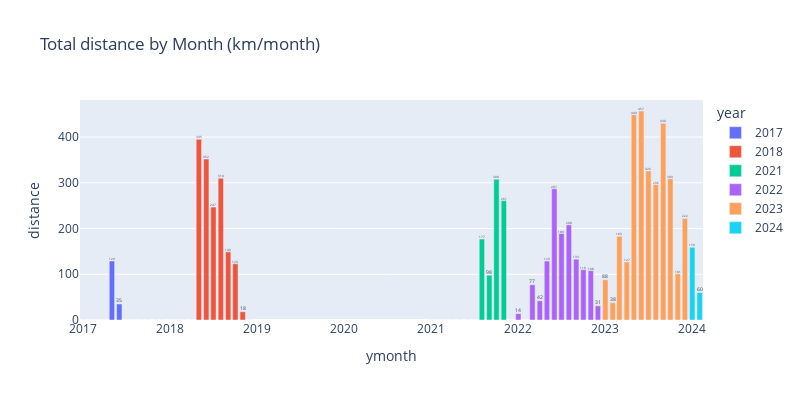

This figure's notebook cell:
### Markdown cell above
#### Total distance by Month (km/month)

Which month is the most active?

### Code cell
# Group by 'ymonth' and 'year', and then sum only the 'distance' column
distance_by_month = filtered_data.groupby(['ymonth', 'year'], as_index=False)['distance'].sum().round(0)
# Plot the bar chart
fig = px.bar(distance_by_month, x='ymonth', y='distance', color='year',
             title="Total distance by Month (km/month)", text_auto=True,
             width=CHART_WIDTH, height=CHART_HEIGHT)
fig.show()

### Figure 1 — Plotly figure (JSON) as saved in the notebook; plotly's stock layout.template omitted (floating-point values rounded to 4 significant figures)
{"data": [{"alignmentgroup": "True", "hovertemplate": "year=2017<br>ymonth=%{x}<br>distance=%{y}<extra></extra>", "legendgroup": "2017", "marker": {"color": "#636efa", "pattern": {"shape": ""}}, "name": "2017", "offsetgroup": "2017", "orientation": "v", "showlegend": true, "textposition": "auto", "texttemplate": "%{y}", "type": "bar", "x": ["2017-01", "2017-02", "2017-03", "2017-04", "2017-05", "2017-06", "2017-07", "2017-08", "2017-09", "2017-10", "2017-11", "2017-12"], "xaxis": "x", "y": [0, 0, 0, 0, 129, 35, 0, 0, 0, 0, 0, 0], "yaxis": "y"}, {"alignmentgroup": "True", "hovertemplate": "year=2018<br>ymonth=%{x}<br>distance=%{y}<extra></extra>", "legendgroup": "2018", "marker": {"color": "#EF553B", "pattern": {"shape": ""}}, "name": "2018", "offsetgroup": "2018", "orientation": "v", "showlegend": true, "textposition": "auto", "texttemplate": "%{y}", "type": "bar", "x": ["2018-01", "2018-02", "2018-03", "2018-04", "2018-05", "2018-06", "2018-07", "2018-08", "2018-09", "2018-10", "2018-11", "2018-12"], "xaxis": "x", "y": [0, 0, 0, 0, 395, 352, 247, 310, 149, 123, 18, 0], "yaxis": "y"}, {"alignmentgroup": "True", "hovertemplate": "year=2021<br>ymonth=%{x}<br>distance=%{y}<extra></extra>", "legendgroup": "2021", "marker": {"color": "#00cc96", "pattern": {"shape": ""}}, "name": "2021", "offsetgroup": "2021", "orientation": "v", "showlegend": true, "textposition": "auto", "texttemplate": "%{y}", "type": "bar", "x": ["2021-01", "2021-02", "2021-03", "2021-04", "2021-05", "2021-06", "2021-07", "2021-08", "2021-09", "2021-10", "2021-11", "2021-12"], "xaxis": "x", "y": [0, 0, 0, 0, 0, 0, 0, 177, 98, 308, 261, 0], "yaxis": "y"}, {"alignmentgroup": "True", "hovertemplate": "year=2022<br>ymonth=%{x}<br>distance=%{y}<extra></extra>", "legendgroup": "2022", "marker": {"color": "#ab63fa", "pattern": {"shape": ""}}, "name": "2022", "offsetgroup": "2022", "orientation": "v", "showlegend": true, "textposition": "auto", "texttemplate": "%{y}", "type": "bar", "x": ["2022-01", "2022-02", "2022-03", "2022-04", "2022-05", "2022-06", "2022-07", "2022-08", "2022-09", "2022-10", "2022-11", "2022-12"], "xaxis": "x", "y": [14, 0, 77, 42, 129, 287, 189, 208, 133, 110, 108, 31], "yaxis": "y"}, {"alignmentgroup": "True", "hovertemplate": "year=2023<br>ymonth=%{x}<br>distance=%{y}<extra></extra>", "legendgroup": "2023", "marker": {"color": "#FFA15A", "pattern": {"shape": ""}}, "name": "2023", "offsetgroup": "2023", "orientation": "v", "showlegend": true, "textposition": "auto", "texttemplate": "%{y}", "type": "bar", "x": ["2023-01", "2023-02", "2023-03", "2023-04", "2023-05", "2023-06", "2023-07", "2023-08", "2023-09", "2023-10", "2023-11", "2023-12"], "xaxis": "x", "y": [88, 38, 183, 127, 449, 457, 326, 296, 430, 309, 101, 222], "yaxis": "y"}, {"alignmentgroup": "True", "hovertemplate": "year=2024<br>ymonth=%{x}<br>distance=%{y}<extra></extra>", "legendgroup": "2024", "marker": {"color": "#19d3f3", "pattern": {"shape": ""}}, "name": "2024", "offsetgroup": "2024", "orientation": "v", "showlegend": true, "textposition": "auto", "texttemplate": "%{y}", "type": "bar", "x": ["2024-01", "2024-02"], "xaxis": "x", "y": [159, 60], "yaxis": "y"}], "layout": {"barmode": "relative", "height": 400, "legend": {"title": {"text": "year"}, "tracegroupgap": 0}, "title": {"text": "Total distance by Month (km/month)"}, "width": 800, "xaxis": {"anchor": "y", "domain": [0, 1], "title": {"text": "ymonth"}}, "yaxis": {"anchor": "x", "domain": [0, 1], "title": {"text": "distance"}}}}
